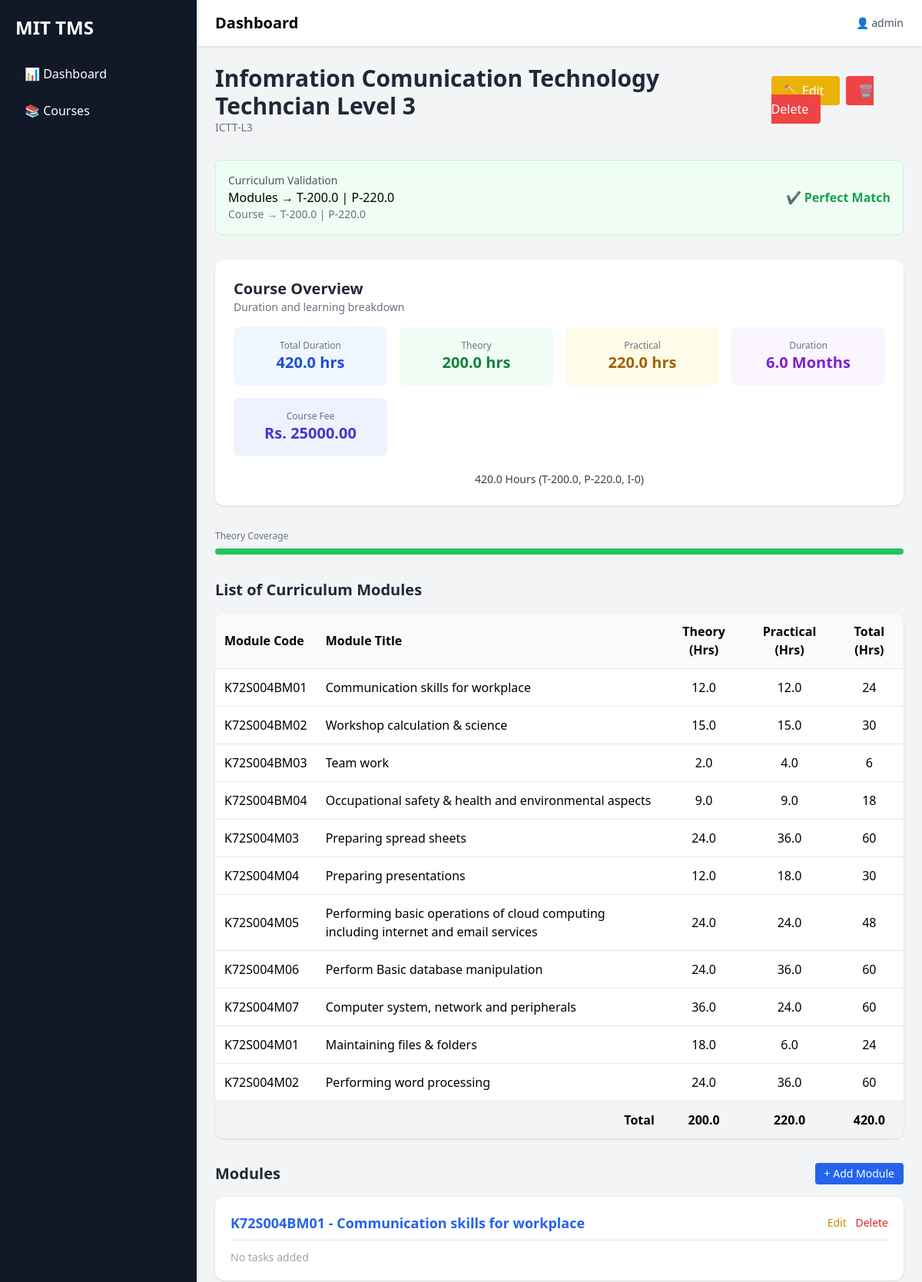
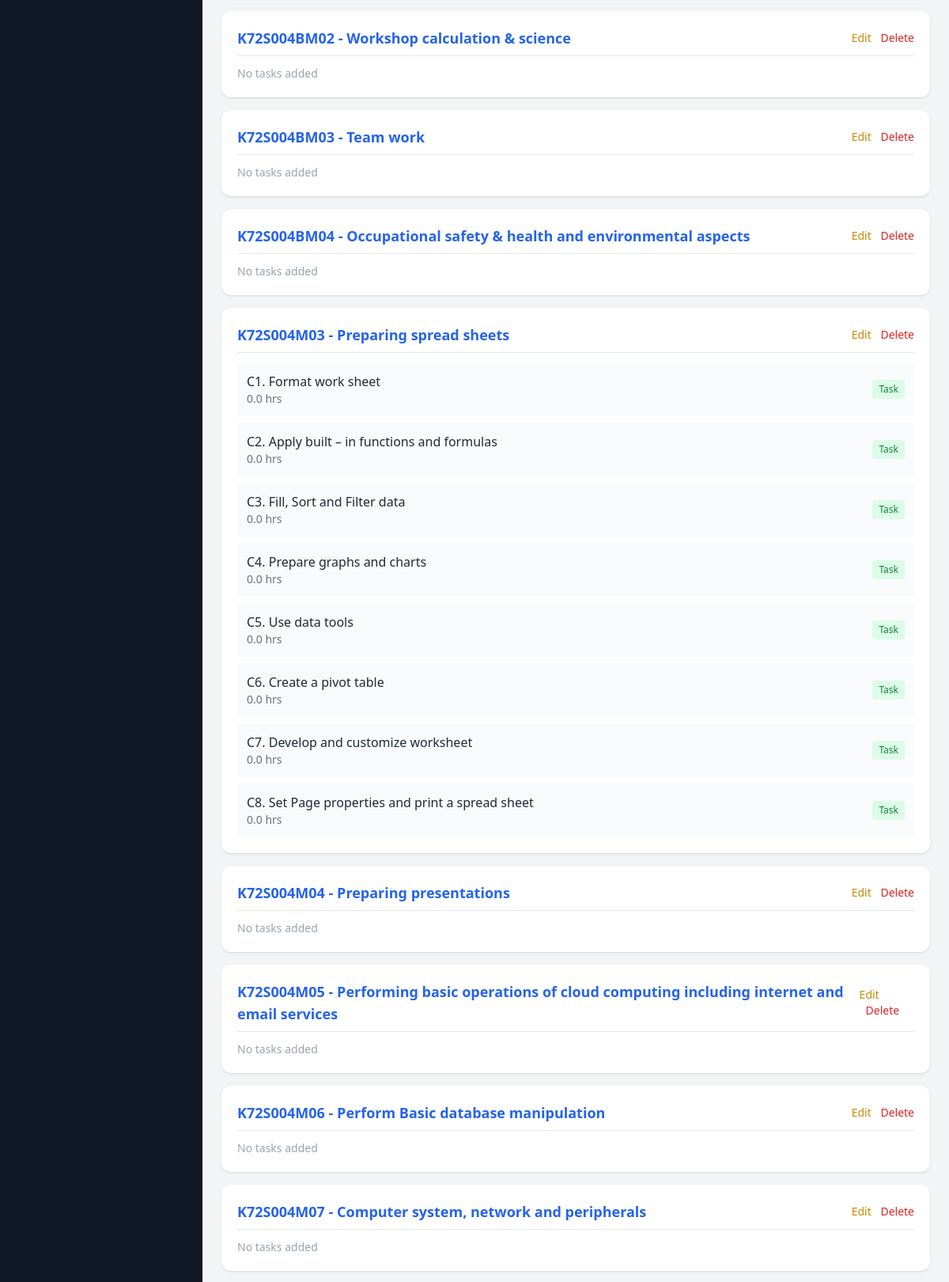
Screenshot of /app/courses/1/ (signed in, upper part) with the database file from the repository (2 pictures, top to bottom).
### apps/courses/models.py (models this page shows, shortened)
class Course(models.Model):
    LEVEL_CHOICES = [
        ('BEGINNER', 'Beginner'),
        ('INTERMEDIATE', 'Intermediate'),
        ('ADVANCED', 'Advanced'),
    ]
    title = models.CharField(max_length=255)
    code = models.CharField(max_length=20, unique=True)
    description = models.TextField()
    duration_months = models.FloatField(default=0)
    theory_hours = models.FloatField(default=0)
    practical_hours = models.FloatField(default=0)
    industry_training_hours = models.FloatField(default=0)
    course_fee = models.DecimalField(
        max_digits=10,
        decimal_places=2,
        null=True,
        blank=True
    )
    level = models.CharField(max_length=20, choices=LEVEL_CHOICES)
    nvq_level = models.IntegerField(null=True, blank=True)
    qualification_code = models.CharField(max_length=50, blank=True)
    prerequisite = models.TextField(blank=True)
    learning_outcomes = models.TextField(blank=True)
    created_at = models.DateTimeField(auto_now_add=True)
    updated_at = models.DateTimeField(auto_now=True)
    @property
    def total_hours(self):
        return (
            (self.theory_hours or 0) +
            (self.practical_hours or 0) +
            (self.industry_training_hours or 0)
        )

class Module(models.Model):
    MODULE_TYPE_CHOICES = [
        ('CORE', 'Core Module'),
        ('ELECTIVE', 'Elective Module'),
        ('BASIC', 'Basic Module'),
    ]
    course = models.ForeignKey(
        'Course',
        on_delete=models.CASCADE,
        related_name='modules'
    )
    code = models.CharField(max_length=20)
    title = models.CharField(max_length=255)
    description = models.TextField(blank=True)
    module_type = models.CharField(max_length=20, choices=MODULE_TYPE_CHOICES)
    total_hours = models.FloatField(default=0)
    theory_hours = models.FloatField(default=0)
    practical_hours = models.FloatField(default=0)
    learning_outcomes = models.TextField(
        help_text="Write outcomes as bullet points"
    )
    theory_content = models.TextField(blank=True)
    practical_content = models.TextField(blank=True)
    teaching_methods = models.TextField(blank=True)
    assessment_methods = models.TextField(blank=True)
    order = models.PositiveIntegerField(default=0)
    created_at = models.DateTimeField(auto_now_add=True)
    class Meta:
        ordering = ['order', 'code']

class Task(models.Model):
    module = models.ForeignKey(Module, on_delete=models.CASCADE, related_name='tasks')
    unit = models.ForeignKey(Unit, on_delete=models.SET_NULL, null=True, blank=True)
    title = models.CharField(max_length=255)
    description = models.TextField()
    duration_hours = models.FloatField()
    is_mandatory = models.BooleanField(default=True)
    order = models.IntegerField(default=0)
    class Meta:
        ordering = ['order']

### apps/courses/views.py (the view)
# urls.py: path('<int:pk>/', CourseDetailView.as_view(), name='course_detail'),
class CourseDetailView(LoginRequiredMixin, DetailView):
    model = Course
    template_name = "courses/course_detail.html"
    context_object_name = "object"
    def get_context_data(self, **kwargs):
        context = super().get_context_data(**kwargs)
        modules = self.object.modules.all()
        total_theory = sum(m.theory_hours or 0 for m in modules)
        total_practical = sum(m.practical_hours or 0 for m in modules)
        context['total_theory'] = total_theory
        context['total_practical'] = total_practical
        course_theory = self.object.theory_hours or 0
        course_practical = self.object.practical_hours or 0
        context['course_theory'] = course_theory
        context['course_practical'] = course_practical
        context['course_industry'] = self.object.industry_training_hours or 0
        context['total_hours_sum'] = total_theory + total_practical
        context['total_months'] = self.object.duration_months
        context['is_matching'] = (
            total_theory == course_theory and
            total_practical == course_practical
        )
        return context

### templates/courses/course_detail.html (shortened to what this page needs)
{% extends 'base.html' %}
{% block content %}
<div class="max-w-6xl mx-auto space-y-8">
    <div class="flex justify-between items-center">
        <div>
            <h2 class="text-3xl font-bold text-gray-800">{{ object.title }}</h2>
            <p class="text-sm text-gray-500">{{ object.code }}</p>
        </div>
        <div class="space-x-2">
            <a href="{% url 'course_update' object.pk %}"
               class="bg-yellow-500 text-white px-4 py-2 rounded hover:bg-yellow-600 transition">
                ✏️ Edit
            </a>
            <a href="{% url 'course_delete' object.pk %}"
               class="bg-red-500 text-white px-4 py-2 rounded hover:bg-red-600 transition">
                🗑 Delete
            </a>
        </div>
    </div>
    <div class="p-4 rounded-lg border flex justify-between items-center
                {% if is_matching %}
                    bg-green-50 border-green-200
                {% else %}
                    bg-red-50 border-red-200
                {% endif %}">
        <div>
            <p class="text-sm text-gray-600">Curriculum Validation</p>
            <p class="font-medium">
                Modules → T-{{ total_theory }} | P-{{ total_practical }}
            </p>
            <p class="text-sm text-gray-500">
                Course → T-{{ course_theory }} | P-{{ course_practical }}
            </p>
        </div>
        <div class="text-right">
            {% if is_matching %}
                <p class="text-green-600 font-semibold">✔ Perfect Match</p>
            {% else %}
                <p class="text-red-600 font-semibold">⚠ Mismatch Detected</p>
            {% endif %}
        </div>
    </div>
    <div class="bg-white shadow rounded-xl p-6">
        <div class="mb-4">
            <h3 class="text-xl font-semibold text-gray-800">Course Overview</h3>
            <p class="text-sm text-gray-500">Duration and learning breakdown</p>
        </div>
        <div class="grid grid-cols-2 md:grid-cols-4 gap-4">
            <div class="bg-blue-50 rounded-lg p-4 text-center">
                <p class="text-xs text-gray-500">Total Duration</p>
                <p class="text-xl font-bold text-blue-700">
                    {{ object.total_hours }} hrs
                </p>
            </div>
            <div class="bg-green-50 rounded-lg p-4 text-center">
                <p class="text-xs text-gray-500">Theory</p>
                <p class="text-xl font-bold text-green-700">
                    {{ course_theory }} hrs
                </p>
            </div>
            <div class="bg-yellow-50 rounded-lg p-4 text-center">
                <p class="text-xs text-gray-500">Practical</p>
                <p class="text-xl font-bold text-yellow-700">
                    {{ course_practical }} hrs
                </p>
            </div>
            <div class="bg-purple-50 rounded-lg p-4 text-center">
                <p class="text-xs text-gray-500">Duration</p>
                <p class="text-xl font-bold text-purple-700">
                    {{ object.duration_months }} Months
                </p>
            </div>
<div class="bg-indigo-50 rounded-lg p-4 text-center">
    <p class="text-xs text-gray-500">Course Fee</p>
    <p class="text-xl font-bold text-indigo-700">
        Rs. {{ object.course_fee|default:"0.00" }}
    </p>
</div>
        </div>
        <div class="mt-5 text-center text-sm text-gray-700">
            <span class="font-medium">
                {{ object.total_hours }} Hours
            </span>
            (T-{{ course_theory }}, P-{{ course_practical }}, I-{{ course_industry|default:"0" }})
        </div>
    </div>
    <div class="space-y-2">
        <p class="text-xs text-gray-500">Theory Coverage</p>
        <div class="w-full bg-gray-200 rounded h-2">
            <div class="bg-green-500 h-2 rounded"
                 style="width: {% widthratio total_theory course_theory 100 %}%">
            </div>
        </div>
    </div>
    <div>
        <h3 class="text-xl font-semibold text-gray-800 mb-4">
            List of Curriculum Modules
        </h3>
        <div class="overflow-x-auto bg-white shadow rounded-xl">
            <table class="w-full border-collapse">
                <thead class="bg-gray-50 border-b">
                    <tr>
                        <th class="p-3 text-left">Module Code</th>
                        <th class="p-3 text-left">Module Title</th>
                        <th class="p-3 text-center">Theory (Hrs)</th>
                        <th class="p-3 text-center">Practical (Hrs)</th>
                        <th class="p-3 text-center">Total (Hrs)</th>
                    </tr>
                </thead>
                <tbody>
                    {% for module in object.modules.all %}
                    <tr class="border-b hover:bg-gray-50">
                        <td class="p-3">{{ module.code }}</td>
                        <td class="p-3">{{ module.title }}</td>
                        <td class="p-3 text-center">
                            {{ module.theory_hours }}
                        </td>
                        <td class="p-3 text-center">
                            {{ module.practical_hours }}
                        </td>
                        <td class="p-3 text-center">
                            {{ module.theory_hours|add:module.practical_hours }}
                        </td>
                    </tr>
                    {% endfor %}
                    <tr class="bg-gray-100 font-semibold border-t">
                        <td colspan="2" class="p-3 text-right">Total</td>
                        <td class="p-3 text-center">
                            {{ total_theory }}
                        </td>
                        <td class="p-3 text-center">
                            {{ total_practical }}
                        </td>
                         <td class="p-3 text-center">
                            {{total_hours_sum }}
                        </td>
                    </tr>
                </tbody>
            </table>
        </div>
    </div>
    <div>
        <div class="flex justify-between items-center mb-4">
            <h3 class="text-xl font-semibold text-gray-800">Modules</h3>
            <a href="{% url 'module_create' object.pk %}"
               class="bg-blue-600 text-white px-3 py-1 rounded text-sm hover:bg-blue-700 transition">
               + Add Module
            </a>
        </div>
        {% for module in object.modules.all %}
            <div class="bg-white rounded-xl shadow p-5 mb-4">
                <div class="flex justify-between items-center border-b pb-2 mb-3">
                    <h4 class="text-lg font-semibold">
                        <a href="{% url 'module_detail' module.pk %}"
                           class="text-blue-600 hover:underline">
                            {{ module.code }} - {{ module.title }}
                        </a>
                    </h4>
                    <div class="space-x-2 text-sm">
                        <a href="{% url 'module_update' module.pk %}"
                           class="text-yellow-600 hover:underline">Edit</a>
                        <a href="{% url 'module_delete' module.pk %}"
                           class="text-red-600 hover:underline">Delete</a>
                    </div>
                </div>
                {% if module.tasks.all %}
                    <ul class="space-y-2">
                        {% for task in module.tasks.all %}
                            <li class="p-3 bg-gray-50 rounded flex justify-between items-center">
                                <div>
                                    <p class="font-medium text-gray-800">{{ task.title }}</p>
                                    <p class="text-sm text-gray-500">{{ task.duration_hours }} hrs</p>
                                </div>
                                <span class="text-xs bg-green-100 text-green-700 px-2 py-1 rounded">
                                    Task
                                </span>
                            </li>
                        {% endfor %}
                    </ul>
                {% else %}
                    <p class="text-gray-400 text-sm">No tasks added</p>
                {% endif %}
            </div>
        {% empty %}
            <div class="text-center text-gray-500 p-6 bg-white rounded shadow">
                No modules available
            </div>
        {% endfor %}
    </div>
</div>
{% endblock %}

### templates/base.html (shortened to what this page needs)
{% load static %}
<!DOCTYPE html>
<html lang="en">
<head>
    <script src="https://cdn.tailwindcss.com"></script>
</head>
<body class="bg-gray-100">
<div class="flex min-h-screen">
    <aside class="w-64 bg-gray-900 text-white p-5 flex flex-col">
        <h2 class="text-2xl font-bold mb-6">MIT TMS</h2>
        <nav class="space-y-2 flex-1">
            <a href="{% url 'dashboard' %}"
               class="block px-3 py-2 rounded hover:bg-gray-700">
                📊 Dashboard
            </a>
            <a href="{% url 'course_list' %}"
               class="block px-3 py-2 rounded hover:bg-gray-700">
                📚 Courses
            </a>
        </nav>
    </aside>
    <div class="flex-1 flex flex-col">
        <header class="bg-white shadow px-6 py-4 flex justify-between items-center">
            <h1 class="text-xl font-semibold">
                {% block page_title %}Dashboard{% endblock %}
            </h1>
            <div class="text-sm text-gray-600">
                👤 {{ request.user.username }}
            </div>
        </header>
        <main class="p-6">
            {% block content %}
            {% endblock %}
        </main>
    </div>
</div>
</body>
</html>

### rows the page displays
Course: title "Infomration Comunication Technology Techncian Level 3", code "ICTT-L3", theory_hours "200.0", practical_hours "220.0", total_hours "420.0", duration_months "6.0", course_fee "25000.00"
Module: code "K72S004BM01", title "Communication skills for workplace", theory_hours "12.0", practical_hours "12.0", theory_hours|add "24", shows "No tasks added"
Module: code "K72S004BM02", title "Workshop calculation & science", theory_hours "15.0", practical_hours "15.0", theory_hours|add "30", shows "No tasks added"
Module: code "K72S004BM03", title "Team work", theory_hours "2.0", practical_hours "4.0", theory_hours|add "6", shows "No tasks added"
Module: code "K72S004BM04", title "Occupational safety & health and environmental aspects", theory_hours "9.0", practical_hours "9.0", theory_hours|add "18", shows "No tasks added"
Module: code "K72S004M03", title "Preparing spread sheets", theory_hours "24.0", practical_hours "36.0", theory_hours|add "60"
Module: code "K72S004M04", title "Preparing presentations", theory_hours "12.0", practical_hours "18.0", theory_hours|add "30", shows "No tasks added"
Module: code "K72S004M05", title "Performing basic operations of cloud computing including internet and email services", theory_hours "24.0", practical_hours "24.0", theory_hours|add "48", shows "No tasks added"
Module: code "K72S004M06", title "Perform Basic database manipulation", theory_hours "24.0", practical_hours "36.0", theory_hours|add "60", shows "No tasks added"
Module: code "K72S004M07", title "Computer system, network and peripherals", theory_hours "36.0", practical_hours "24.0", theory_hours|add "60", shows "No tasks added"
Module: code "K72S004M01", title "Maintaining files & folders", theory_hours "18.0", practical_hours "6.0", theory_hours|add "24"
Module: code "K72S004M02", title "Performing word processing", theory_hours "24.0", practical_hours "36.0", theory_hours|add "60"
Task: title "C1. Format work sheet", duration_hours "0.0"
Task: title "C2. Apply built – in functions and formulas", duration_hours "0.0"
Task: title "C3. Fill, Sort and Filter data", duration_hours "0.0"
Task: title "C4. Prepare graphs and charts", duration_hours "0.0"
Task: title "C5. Use data tools", duration_hours "0.0"
Task: title "C6. Create a pivot table", duration_hours "0.0"
Task: title "C7. Develop and customize worksheet", duration_hours "0.0"
Task: title "C8. Set Page properties and print a spread sheet", duration_hours "0.0"

### other values shown
{{ request.user.username }} "admin"
{{ total_theory }} "200.0"
{{ total_practical }} "220.0"
{{ course_industry|default:"0" }} "0"
{{ total_hours_sum }} "420.0"
